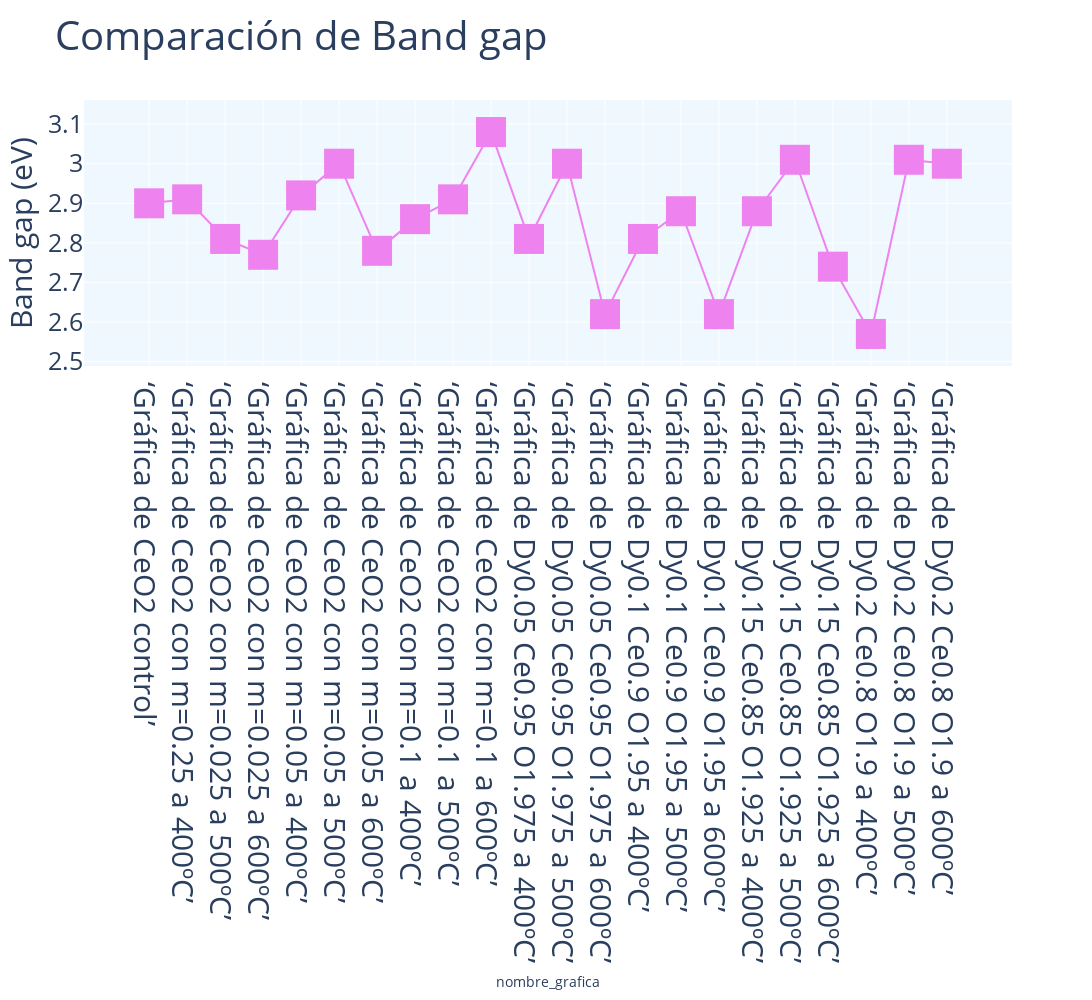

The notebook cell this image was saved under:
### Code cell
# Gráfico de compartacion de band gap
fig_band_gaps = px.line(lista_nombres, x='nombre_grafica', y='Band gap (eV)', markers=True, title='Comparación de Band gap ')
fig_band_gaps.update_layout(
    xaxis=dict(showgrid=True, showticklabels=True, tickfont=dict(size=30)),  
    yaxis=dict(showgrid=True, showticklabels=True, tickfont=dict(size=25),title_font=dict(size=30)), 
    plot_bgcolor='aliceblue', 
    width=2000,  
    height=1000,  
    title_font=dict(size=40)  
)
fig_band_gaps.update_traces(
    marker=dict(size=30, symbol='square'),  
    line=dict(color='violet') 
)
fig_band_gaps.show()

### Figure 1 — Plotly figure (JSON) as saved in the notebook; plotly's stock layout.template omitted (floating-point values rounded to 4 significant figures)
{"data": [{"hovertemplate": "nombre_grafica=%{x}<br>Band gap (eV)=%{y}<extra></extra>", "legendgroup": "", "line": {"color": "violet", "dash": "solid"}, "marker": {"size": 30, "symbol": "square"}, "mode": "lines+markers", "name": "", "orientation": "v", "showlegend": false, "type": "scatter", "x": ["‘Gráfica de CeO2 control’", "‘Gráfica de CeO2 con m=0.25 a 400ºC’", "‘Gráfica de CeO2 con m=0.025 a 500ºC’", "‘Gráfica de CeO2 con m=0.025 a 600ºC’", "‘Gráfica de CeO2 con m=0.05 a 400ºC’", "‘Gráfica de CeO2 con m=0.05 a 500ºC’", "‘Gráfica de CeO2 con m=0.05 a 600ºC’", "‘Gráfica de CeO2 con m=0.1 a 400ºC’", "‘Gráfica de CeO2 con m=0.1 a 500ºC’", "‘Gráfica de CeO2 con m=0.1 a 600ºC’", "‘Gráfica de Dy0.05 Ce0.95 O1.975 a 400ºC’", "‘Gráfica de Dy0.05 Ce0.95 O1.975 a 500ºC’", "‘Gráfica de Dy0.05 Ce0.95 O1.975 a 600ºC’", "‘Gráfica de Dy0.1 Ce0.9 O1.95 a 400ºC’", "‘Gráfica de Dy0.1 Ce0.9 O1.95 a 500ºC’", "‘Gráfica de Dy0.1 Ce0.9 O1.95 a 600ºC’", "‘Gráfica de Dy0.15 Ce0.85 O1.925 a 400ºC’", "‘Gráfica de Dy0.15 Ce0.85 O1.925 a 500ºC’", "‘Gráfica de Dy0.15 Ce0.85 O1.925 a 600ºC’", "‘Gráfica de Dy0.2 Ce0.8 O1.9 a 400ºC’", "‘Gráfica de Dy0.2 Ce0.8 O1.9 a 500ºC’", "‘Gráfica de Dy0.2 Ce0.8 O1.9 a 600ºC’"], "xaxis": "x", "y": [2.9, 2.91, 2.81, 2.77, 2.92, 3, 2.78, 2.86, 2.91, 3.08, 2.81, 3, 2.62, 2.81, 2.88, 2.62, 2.88, 3.01, 2.74, 2.57, 3.01, 3], "yaxis": "y"}], "layout": {"height": 1000, "legend": {"tracegroupgap": 0}, "plot_bgcolor": "aliceblue", "title": {"font": {"size": 40}, "text": "Comparación de Band gap "}, "width": 2000, "xaxis": {"anchor": "y", "domain": [0, 1], "showgrid": true, "showticklabels": true, "tickfont": {"size": 30}, "title": {"text": "nombre_grafica"}}, "yaxis": {"anchor": "x", "domain": [0, 1], "showgrid": true, "showticklabels": true, "tickfont": {"size": 25}, "title": {"font": {"size": 30}, "text": "Band gap (eV)"}}}}
